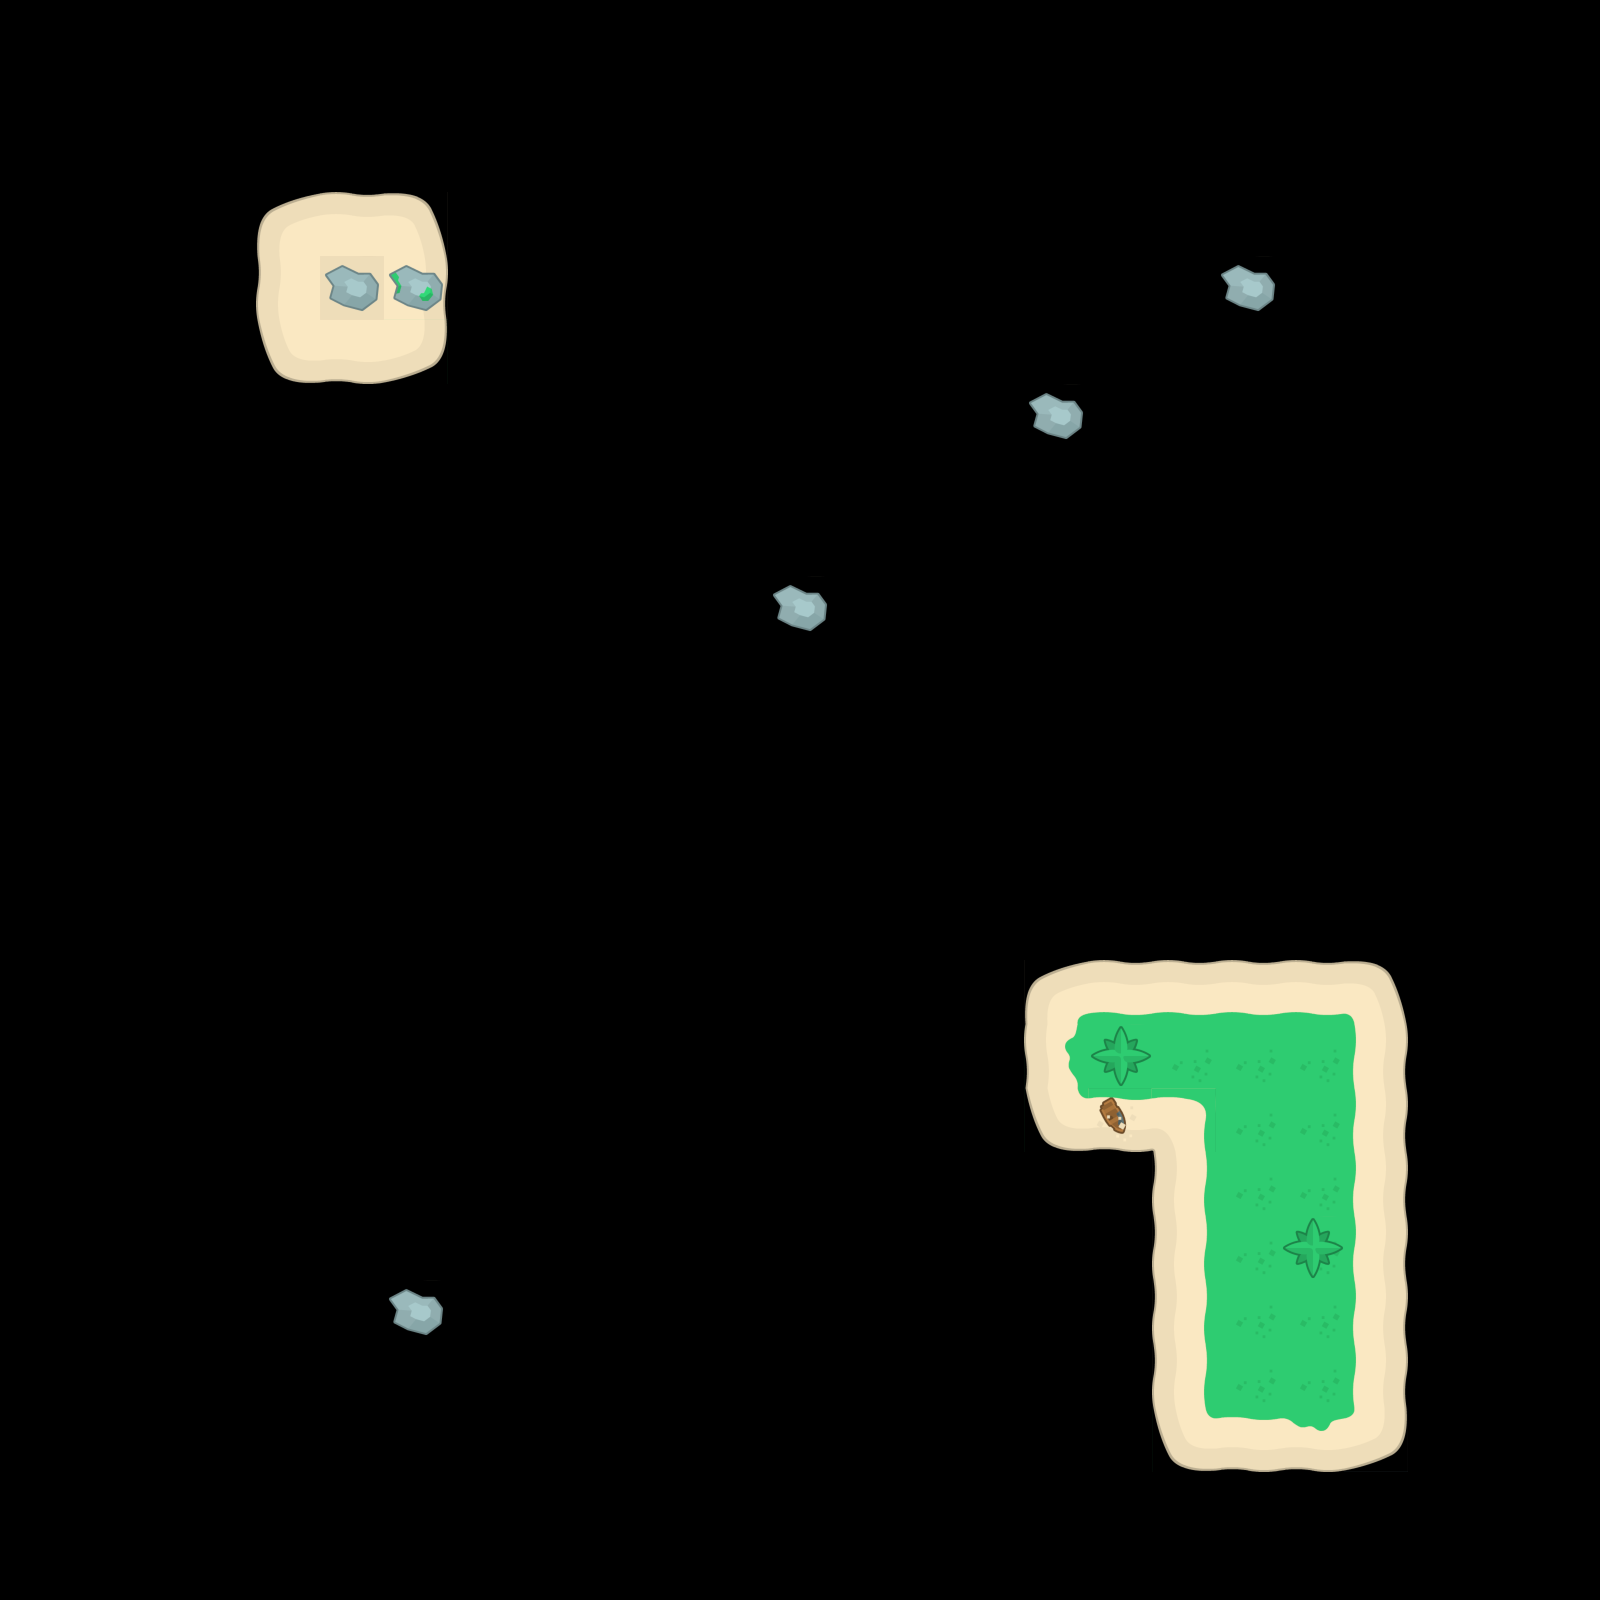

This is a level from a 2D game, rendered from its Tiled map with the project's own tilesets. A one-line summary and the complete map file follow:
An orthogonal 25x25 tile map with 64x64 px tiles, 2 tile layers (terrain, environment).

<map version="1.5" tiledversion="1.5.0" orientation="orthogonal" renderorder="right-down" width="25" height="25" tilewidth="64" tileheight="64" infinite="0" nextlayerid="5" nextobjectid="2">
 <tileset firstgid="1" source="prirates.tsx" />
 <layer id="1" name="terrain" width="25" height="25">
  <data encoding="csv">
0,0,0,0,0,0,0,0,0,0,0,0,0,0,0,0,0,0,0,0,0,0,0,0,0,
0,0,0,0,0,0,0,0,0,0,0,0,0,0,0,0,0,0,0,0,0,0,0,0,0,
0,0,0,0,0,0,0,0,0,0,0,0,0,0,0,0,0,0,0,0,0,0,0,0,0,
0,0,0,0,1,2,3,0,0,0,0,0,0,0,0,0,0,0,0,0,0,0,0,0,0,
0,0,0,0,17,18,19,0,0,0,0,0,0,0,0,0,0,0,0,50,0,0,0,0,0,
0,0,0,0,33,34,35,0,0,0,0,0,0,0,0,0,0,0,0,0,0,0,0,0,0,
0,0,0,0,0,0,0,0,0,0,0,0,0,0,0,0,50,0,0,0,0,0,0,0,0,
0,0,0,0,0,0,0,0,0,0,0,0,0,0,0,0,0,0,0,0,0,0,0,0,0,
0,0,0,0,0,0,0,0,0,0,0,0,0,0,0,0,0,0,0,0,0,0,0,0,0,
0,0,0,0,0,0,0,0,0,0,0,0,50,0,0,0,0,0,0,0,0,0,0,0,0,
0,0,0,0,0,0,0,0,0,0,0,0,0,0,0,0,0,0,0,0,0,0,0,0,0,
0,0,0,0,0,0,0,0,0,0,0,0,0,0,0,0,0,0,0,0,0,0,0,0,0,
0,0,0,0,0,0,0,0,0,0,0,0,0,0,0,0,0,0,0,0,0,0,0,0,0,
0,0,0,0,0,0,0,0,0,0,0,0,0,0,0,0,0,0,0,0,0,0,0,0,0,
0,0,0,0,0,0,0,0,0,0,0,0,0,0,0,0,0,0,0,0,0,0,0,0,0,
0,0,0,0,0,0,0,0,0,0,0,0,0,0,0,0,6,7,7,7,7,9,0,0,0,
0,0,0,0,0,0,0,0,0,0,0,0,0,0,0,0,38,23,40,40,40,25,0,0,0,
0,0,0,0,0,0,0,0,0,0,0,0,0,0,0,0,54,82,37,40,40,25,0,0,0,
0,0,0,0,0,0,0,0,0,0,0,0,0,0,0,0,0,0,22,40,40,25,0,0,0,
0,0,0,0,0,0,0,0,0,0,0,0,0,0,0,0,0,0,22,40,40,25,0,0,0,
0,0,0,0,0,0,50,0,0,0,0,0,0,0,0,0,0,0,22,40,40,25,0,0,0,
0,0,0,0,0,0,0,0,0,0,0,0,0,0,0,0,0,0,22,40,40,25,0,0,0,
0,0,0,0,0,0,0,0,0,0,0,0,0,0,0,0,0,0,54,55,56,57,0,0,0,
0,0,0,0,0,0,0,0,0,0,0,0,0,0,0,0,0,0,0,0,0,0,0,0,0,
0,0,0,0,0,0,0,0,0,0,0,0,0,0,0,0,0,0,0,0,0,0,0,0,0
</data>
 </layer>
 <layer id="2" name="environment" width="25" height="25">
  <data encoding="csv">
0,0,0,0,0,0,0,0,0,0,0,0,0,0,0,0,0,0,0,0,0,0,0,0,0,
0,0,0,0,0,0,0,0,0,0,0,0,0,0,0,0,0,0,0,0,0,0,0,0,0,
0,0,0,0,0,0,0,0,0,0,0,0,0,0,0,0,0,0,0,0,0,0,0,0,0,
0,0,0,0,0,0,0,0,0,0,0,0,0,0,0,0,0,0,0,0,0,0,0,0,0,
0,0,0,0,0,50,66,0,0,0,0,0,0,0,0,0,0,0,0,0,0,0,0,0,0,
0,0,0,0,0,0,0,0,0,0,0,0,0,0,0,0,0,0,0,0,0,0,0,0,0,
0,0,0,0,0,0,0,0,0,0,0,0,0,0,0,0,0,0,0,0,0,0,0,0,0,
0,0,0,0,0,0,0,0,0,0,0,0,0,0,0,0,0,0,0,0,0,0,0,0,0,
0,0,0,0,0,0,0,0,0,0,0,0,0,0,0,0,0,0,0,0,0,0,0,0,0,
0,0,0,0,0,0,0,0,0,0,0,0,0,0,0,0,0,0,0,0,0,0,0,0,0,
0,0,0,0,0,0,0,0,0,0,0,0,0,0,0,0,0,0,0,0,0,0,0,0,0,
0,0,0,0,0,0,0,0,0,0,0,0,0,0,0,0,0,0,0,0,0,0,0,0,0,
0,0,0,0,0,0,0,0,0,0,0,0,0,0,0,0,0,0,0,0,0,0,0,0,0,
0,0,0,0,0,0,0,0,0,0,0,0,0,0,0,0,0,0,0,0,0,0,0,0,0,
0,0,0,0,0,0,0,0,0,0,0,0,0,0,0,0,0,0,0,0,0,0,0,0,0,
0,0,0,0,0,0,0,0,0,0,0,0,0,0,0,0,0,0,0,0,0,0,0,0,0,
0,0,0,0,0,0,0,0,0,0,0,0,0,0,0,0,0,71,0,0,0,0,0,0,0,
0,0,0,0,0,0,0,0,0,0,0,0,0,0,0,0,0,0,0,0,0,0,0,0,0,
0,0,0,0,0,0,0,0,0,0,0,0,0,0,0,0,0,0,0,0,0,0,0,0,0,
0,0,0,0,0,0,0,0,0,0,0,0,0,0,0,0,0,0,0,0,71,0,0,0,0,
0,0,0,0,0,0,0,0,0,0,0,0,0,0,0,0,0,0,0,0,0,0,0,0,0,
0,0,0,0,0,0,0,0,0,0,0,0,0,0,0,0,0,0,0,0,0,0,0,0,0,
0,0,0,0,0,0,0,0,0,0,0,0,0,0,0,0,0,0,0,0,0,0,0,0,0,
0,0,0,0,0,0,0,0,0,0,0,0,0,0,0,0,0,0,0,0,0,0,0,0,0,
0,0,0,0,0,0,0,0,0,0,0,0,0,0,0,0,0,0,0,0,0,0,0,0,0
</data>
 </layer>
</map>
